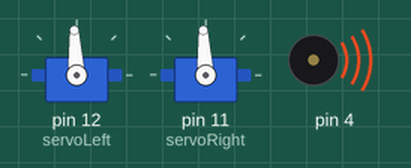
Simulated run of this sketch. Board: Arduino Uno, built with avr-gcc and run on an emulated ATmega328P. Parts: 2 × servo, buzzer (waves = sounding).

Above: at 15.8 s.
At 35.8 s:
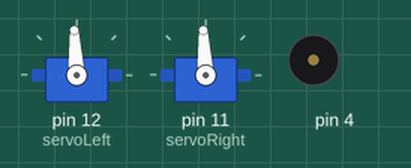
Timing chart, 0 to 37.3 s (numbered marks = the images above):
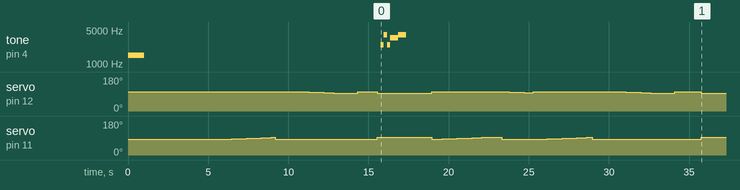

Measured:
- by itself, servo on pin 11 (servoRight): 83° → 84° at 6.1 s, → 85° 0.33 s later, → 86° 0.30 s later, → 87° 0.30 s later, … (36 changes in this stretch)
- by itself, servo on pin 12 (servoLeft): 102° → 101° at 11.0 s, → 100° 0.30 s later, → 99° 0.33 s later, → 98° 0.30 s later, … (30 changes in this stretch)

The sketch:

line_movement_code.ino
```cpp
//Speed test
#include <Servo.h>

Servo servoLeft;
Servo servoRight;

void setup() {
  // put your setup code here, to run once:
  tone(4,1500,1000);
  delay(5000);
  servoLeft.attach(12);
  servoRight.attach(11);

  int melodyNoteArray[] = {2500, 4000, 2500, 3500, 4000};
  int melodyTimeArray[] = {200, 200, 200, 500, 500};

  //To prevent turning while going straight
  int forwardLeftMs = 1595;
  int forwardRightMs = 1395;

  driveStraight(40, forwardLeftMs, forwardRightMs);

  turnRight(200);

  driveStraight(80, forwardLeftMs, forwardRightMs);

  turnLeft(650);

  driveStraight(60, forwardLeftMs, forwardRightMs);

  standStill();

  delay(200);

  // Melodi
  for( int i = 0; i < 5; i++){
    tone(4, melodyNoteArray[i], melodyTimeArray[i]);
    delay(melodyTimeArray[i]);
  }

  delay(1600);

  //Turn around
  turnRight(1200);
  standStill();
  miniturnLeft();

  driveStraight(10, forwardLeftMs, forwardRightMs);

  turnRight(300);

  driveStraight(80, forwardLeftMs, forwardRightMs);

  turnLeft(650);

  driveStraight(80, forwardLeftMs, forwardRightMs);

  standStill();

  servoLeft.detach();
  servoRight.detach();
}

void turnLeft(int time)                      // Left turn function
{
  for(int left = 1595; left > 1500; left -= 1){
    servoLeft.writeMicroseconds(left);         // Left wheel clockwise
    servoRight.writeMicroseconds(1400);        // Right wheel clockwise
    delay(30);
  }
  servoLeft.writeMicroseconds(1500);         // Left wheel clockwise
  servoRight.writeMicroseconds(1400);
  delay(time);                               // Maneuver for time ms
}

void miniturnLeft()                           // Essentially a left end-of-turn function
{
  for(int left = 1595; left > 1530; left -= 1){
    servoLeft.writeMicroseconds(left);         // Left wheel clockwise
    servoRight.writeMicroseconds(1400);        // Right wheel clockwise
    delay(30);
  }
  standStill();
}

void turnRight(int time)                     // Right turn function
{
  for(int right = 1395; right < 1500; right +=1){
    servoLeft.writeMicroseconds(1600);
    servoRight.writeMicroseconds(right);
    delay(30);
  }
  servoLeft.writeMicroseconds(1600);         // Left wheel counterclockwise
  servoRight.writeMicroseconds(1500);        // Right wheel counterclockwise
  delay(time);                               // Maneuver for time ms
}

void driveStraight(int ticks, int forwardLeftMs, int forwardRightMs){
  for (int tick = 0; tick <= ticks; tick +=1){
    servoLeft.writeMicroseconds(forwardLeftMs);
    servoRight.writeMicroseconds(forwardRightMs);
    delay(20);
  }
}

void standStill (){
  servoLeft.writeMicroseconds(1500);
  servoRight.writeMicroseconds(1500);
}

void loop() {


}
```
